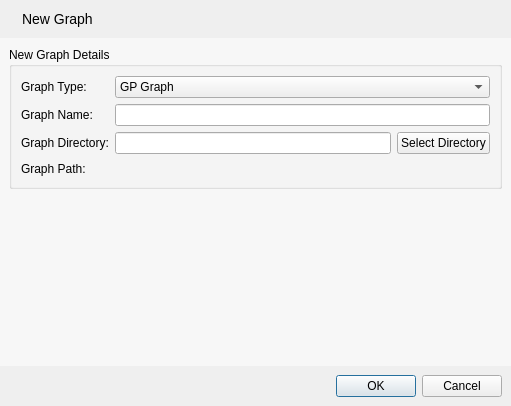
<?xml version="1.0" encoding="UTF-8"?>
<ui version="4.0">
 <class>NewGraphDialog</class>
 <widget class="QDialog" name="NewGraphDialog">
  <property name="geometry">
   <rect>
    <x>0</x>
    <y>0</y>
    <width>511</width>
    <height>406</height>
   </rect>
  </property>
  <property name="windowTitle">
   <string>Dialog</string>
  </property>
  <layout class="QVBoxLayout" name="verticalLayout_2">
   <property name="spacing">
    <number>0</number>
   </property>
   <property name="leftMargin">
    <number>0</number>
   </property>
   <property name="topMargin">
    <number>0</number>
   </property>
   <property name="rightMargin">
    <number>0</number>
   </property>
   <property name="bottomMargin">
    <number>0</number>
   </property>
   <item>
    <widget class="QWidget" name="titleWidget" native="true">
     <layout class="QHBoxLayout" name="horizontalLayout_3">
      <item>
       <widget class="QLabel" name="label_2">
        <property name="text">
         <string/>
        </property>
        <property name="pixmap">
         <pixmap resource="icons.qrc">:/icons/brick_add.png</pixmap>
        </property>
       </widget>
      </item>
      <item>
       <widget class="QLabel" name="title_2">
        <property name="styleSheet">
         <string notr="true">QLabel { font-size: 14px; }</string>
        </property>
        <property name="text">
         <string>New Graph</string>
        </property>
       </widget>
      </item>
      <item>
       <spacer name="horizontalSpacer_2">
        <property name="orientation">
         <enum>Qt::Horizontal</enum>
        </property>
        <property name="sizeHint" stdset="0">
         <size>
          <width>159</width>
          <height>20</height>
         </size>
        </property>
       </spacer>
      </item>
     </layout>
    </widget>
   </item>
   <item>
    <widget class="QWidget" name="mainWidget" native="true">
     <property name="styleSheet">
      <string notr="true">QWidget#mainWidget { background: #f7f7f7; }</string>
     </property>
     <layout class="QVBoxLayout" name="verticalLayout">
      <item>
       <widget class="QGroupBox" name="ruleDetailsGroup">
        <property name="title">
         <string>New Graph Details</string>
        </property>
        <layout class="QFormLayout" name="formLayout">
         <item row="0" column="0">
          <widget class="QLabel" name="label">
           <property name="text">
            <string>Graph Type:</string>
           </property>
          </widget>
         </item>
         <item row="2" column="0">
          <widget class="QLabel" name="ruleNameLabel">
           <property name="text">
            <string>Graph Name:</string>
           </property>
          </widget>
         </item>
         <item row="2" column="1">
          <widget class="QLineEdit" name="ruleNameEdit"/>
         </item>
         <item row="4" column="0">
          <widget class="QLabel" name="ruleDirLabel">
           <property name="text">
            <string>Graph Directory:</string>
           </property>
          </widget>
         </item>
         <item row="4" column="1">
          <layout class="QHBoxLayout" name="ruleDirLayout">
           <item>
            <widget class="QLineEdit" name="ruleDirEdit"/>
           </item>
           <item>
            <widget class="QPushButton" name="ruleDirButton">
             <property name="text">
              <string>Select Directory</string>
             </property>
            </widget>
           </item>
          </layout>
         </item>
         <item row="6" column="0">
          <widget class="QLabel" name="rulePathLabel">
           <property name="text">
            <string>Graph Path:</string>
           </property>
          </widget>
         </item>
         <item row="6" column="1">
          <widget class="QLabel" name="rulePath">
           <property name="font">
            <font>
             <pointsize>11</pointsize>
            </font>
           </property>
           <property name="text">
            <string/>
           </property>
          </widget>
         </item>
         <item row="0" column="1">
          <widget class="QComboBox" name="comboBox">
           <item>
            <property name="text">
             <string>GP Graph</string>
            </property>
           </item>
           <item>
            <property name="text">
             <string>Dot / Graphviz</string>
            </property>
           </item>
           <item>
            <property name="text">
             <string>GXL</string>
            </property>
           </item>
          </widget>
         </item>
        </layout>
       </widget>
      </item>
      <item>
       <spacer name="verticalSpacer">
        <property name="orientation">
         <enum>Qt::Vertical</enum>
        </property>
        <property name="sizeHint" stdset="0">
         <size>
          <width>20</width>
          <height>105</height>
         </size>
        </property>
       </spacer>
      </item>
     </layout>
    </widget>
   </item>
   <item>
    <widget class="QWidget" name="buttons" native="true">
     <layout class="QHBoxLayout" name="horizontalLayout">
      <item>
       <widget class="QDialogButtonBox" name="buttonBox">
        <property name="standardButtons">
         <set>QDialogButtonBox::Cancel|QDialogButtonBox::Ok</set>
        </property>
       </widget>
      </item>
     </layout>
    </widget>
   </item>
  </layout>
 </widget>
 <resources>
  <include location="icons.qrc"/>
 </resources>
 <connections/>
</ui>
